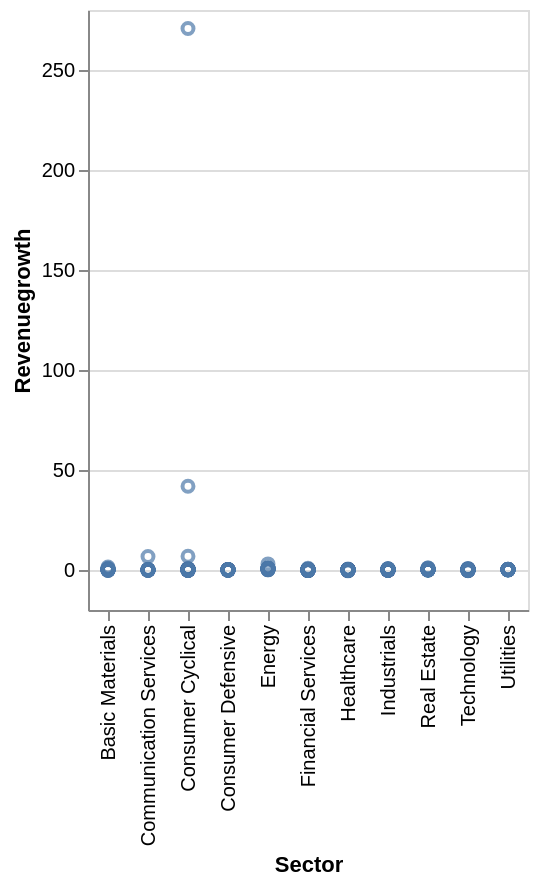

Source (notebook cell):
### Code cell
# prompt: Using dataframe sp_companies: scatter plot x='Sector', y='Revenuegrowth'

import altair as alt

alt.Chart(sp_companies).mark_point().encode(
    x='Sector',
    y='Revenuegrowth'
)

### Figure 1 — Vega-Lite specification as saved in the notebook (floating-point values rounded to 4 significant figures; data arrays with more than 128 entries replaced by an {"elided": "..."} marker saying what was removed)
{"config": {"view": {"continuousWidth": 300, "continuousHeight": 300}}, "data": {"name": "data-6c4a799874648050f51fb7f6a47dfee6"}, "mark": {"type": "point"}, "encoding": {"x": {"field": "Sector", "type": "nominal"}, "y": {"field": "Revenuegrowth", "type": "quantitative"}}, "$schema": "https://vega.github.io/schema/vega-lite/v5.20.1.json", "datasets": {"data-6c4a799874648050f51fb7f6a47dfee6": {"elided": "495 records"}}}
